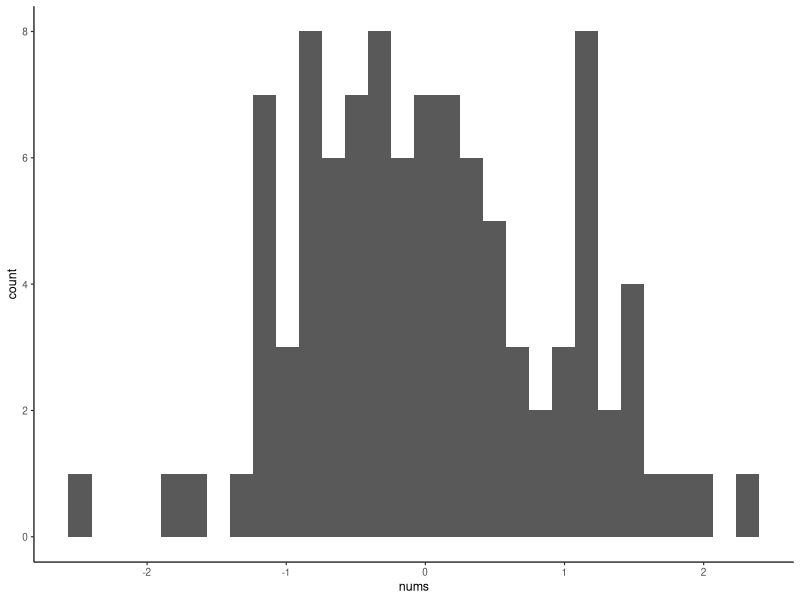

Write R code to recreate this figure.
## ---- chunk 1
nums<-rnorm(100,0,1)
df<-data.frame(s=1:100,nums)
library(ggplot2)
ggplot(df, aes(x=nums))+
  geom_histogram()+
  theme_classic(base_size=9)
